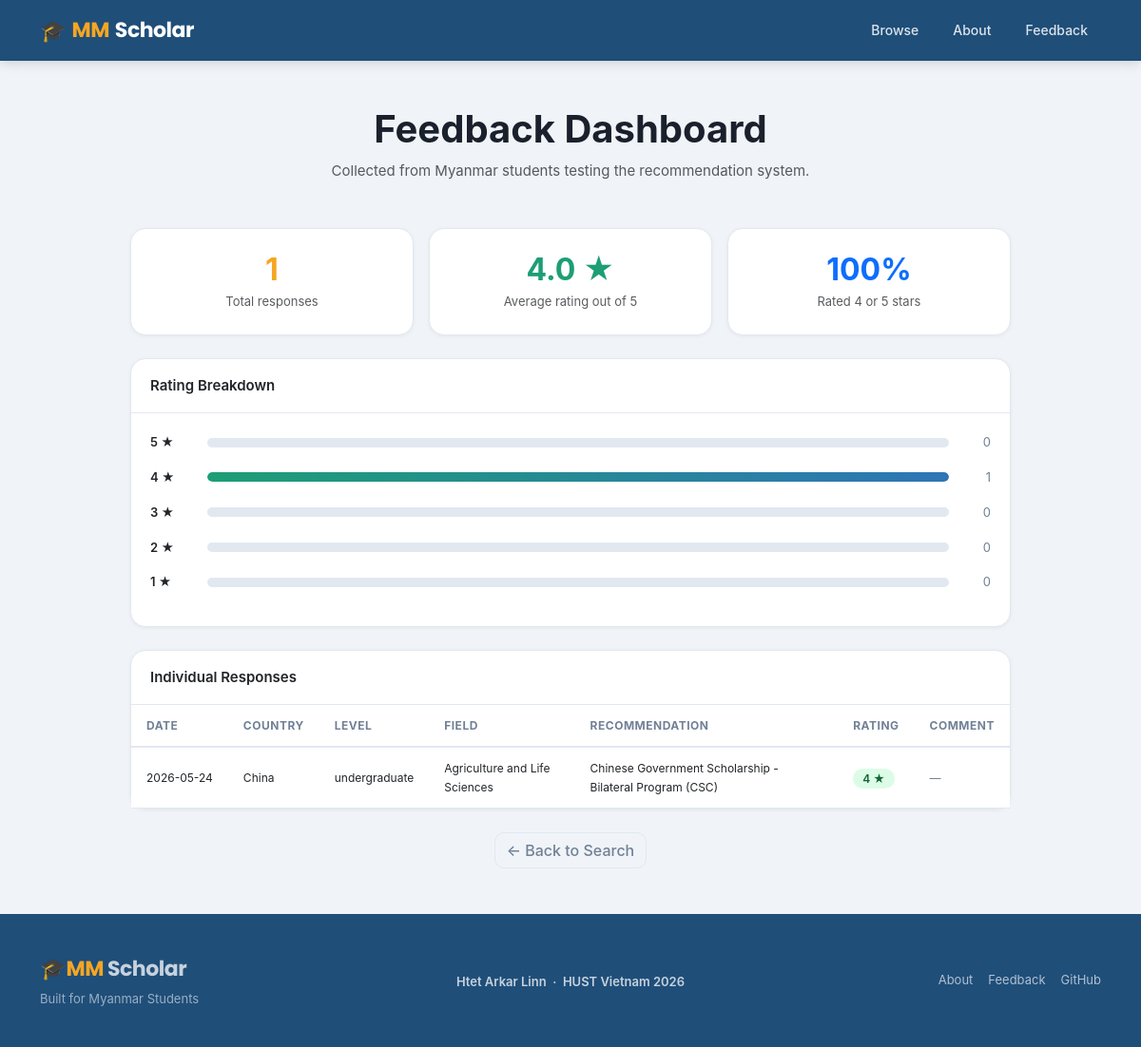
The page /feedback-results on the database as committed earlier.
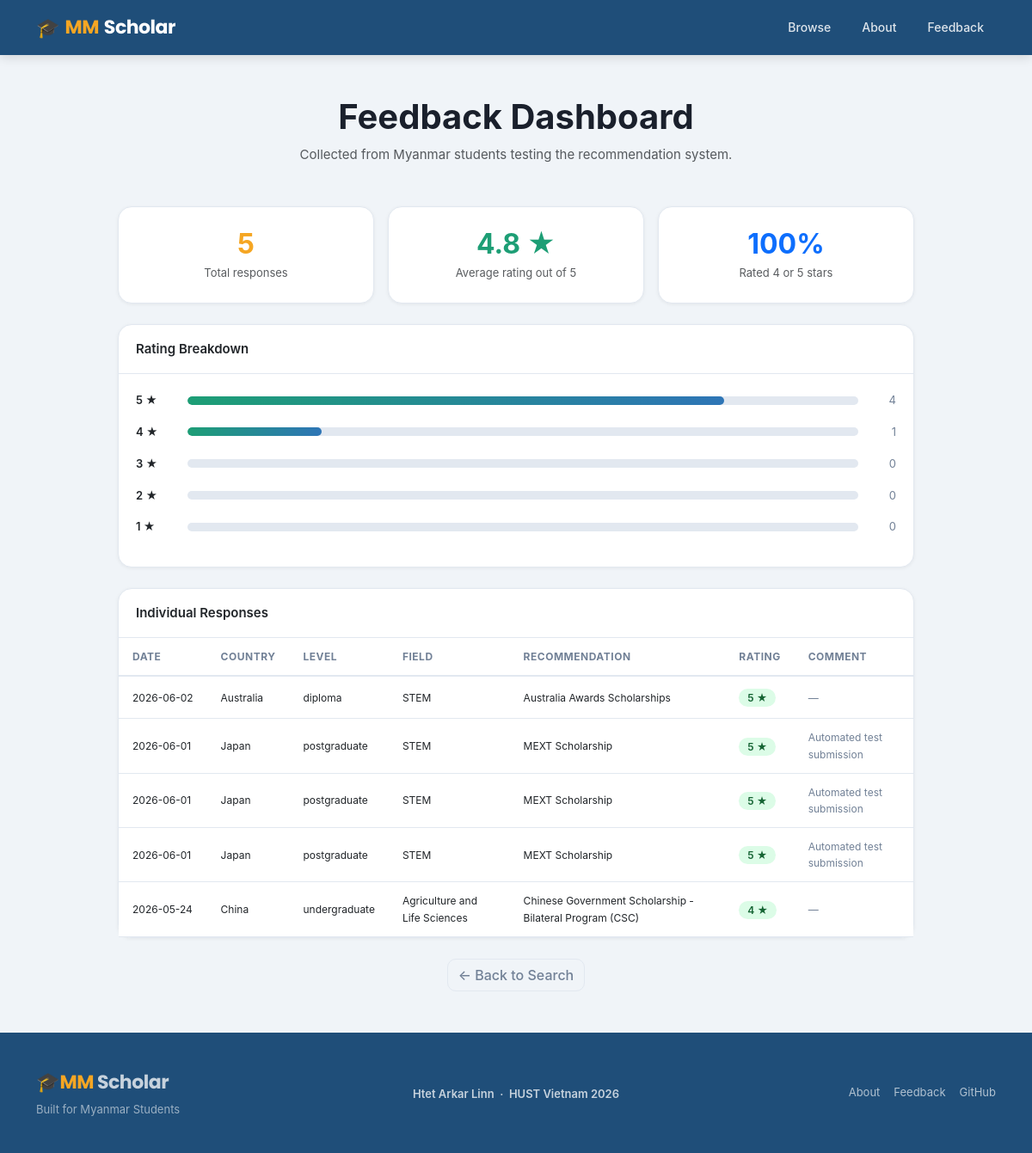
The same page on the database as committed later.
### tables this page shows
CREATE TABLE feedback (
            id              INTEGER PRIMARY KEY AUTOINCREMENT,
            timestamp       TEXT,
            country         TEXT,
            level           TEXT,
            field           TEXT,
            funding         TEXT,
            model_used      TEXT,
            recommendation  TEXT,
            rating          INTEGER,
            comment         TEXT
        );

### app.py (the view)
@app.route("/feedback-results")
def feedback_results():
    df = feedback_repo.get_recent(200)
    if df.empty:
        avg_rating, total, ratings = 0, 0, {1: 0, 2: 0, 3: 0, 4: 0, 5: 0}
    else:
        avg_rating = round(df["rating"].mean(), 2)
        total      = len(df)
        ratings    = df["rating"].value_counts().reindex([1, 2, 3, 4, 5], fill_value=0).to_dict()
    return render_template("feedback_results.html",
                           feedbacks=df.to_dict("records"),
                           avg_rating=avg_rating, total=total, ratings=ratings)

### repositories/feedback_repo.py (called while the page is built)
    def _conn():
        return sqlite3.connect(DB_PATH)

    def get_recent(self, limit: int = 200) -> pd.DataFrame:
        conn = _conn()
        df   = pd.read_sql(
            f"SELECT * FROM feedback ORDER BY timestamp DESC LIMIT {int(limit)}",
            conn,
        )
        conn.close()
        return df

### templates/feedback_results.html (shortened to what this page needs)
<!DOCTYPE html>
<html lang="en">
<head>
  <link href="https://cdn.jsdelivr.net/npm/bootstrap@5.3.0/dist/css/bootstrap.min.css" rel="stylesheet" />
  <link rel="stylesheet" href="{{ url_for('static', filename='style.css') }}" />
</head>
<body>
<nav class="navbar navbar-dark">
  <div class="container d-flex align-items-center justify-content-between">
    <a class="navbar-brand" href="/">
      <span class="logo-icon">🎓</span><span class="logo-mm">MM</span><span class="logo-scholar"> Scholar</span>
    </a>
    <div class="d-flex align-items-center gap-1">
      <a class="nav-link" href="/scholarships">Browse</a>
      <a class="nav-link" href="/about">About</a>
      <a class="nav-link" href="/feedback-results">Feedback</a>
    </div>
  </div>
</nav>
<div class="container py-5">
  <div class="row justify-content-center">
    <div class="col-lg-10">
      <div class="text-center mb-5">
        <h1 class="fw-bold">Feedback Dashboard</h1>
        <p class="text-muted">Collected from Myanmar students testing the recommendation system.</p>
      </div>
      <div class="row g-3 mb-4">
        <div class="col-md-4">
          <div class="card text-center">
            <div class="card-body py-4">
              <h2 class="fw-bold text-accent mb-1">{{ total }}</h2>
              <p class="text-muted mb-0" style="font-size:13px;">Total responses</p>
            </div>
          </div>
        </div>
        <div class="col-md-4">
          <div class="card text-center">
            <div class="card-body py-4">
              <h2 class="fw-bold mb-1" style="color:var(--success);">{{ avg_rating }} ★</h2>
              <p class="text-muted mb-0" style="font-size:13px;">Average rating out of 5</p>
            </div>
          </div>
        </div>
        <div class="col-md-4">
          <div class="card text-center">
            <div class="card-body py-4">
              <h2 class="fw-bold text-primary mb-1">
                {% if total > 0 %}
                  {{ ((ratings[4] + ratings[5]) / total * 100) | round(0) | int }}%
                {% else %}0%{% endif %}
              </h2>
              <p class="text-muted mb-0" style="font-size:13px;">Rated 4 or 5 stars</p>
            </div>
          </div>
        </div>
      </div>
      <div class="card mb-4">
        <div class="card-header">Rating Breakdown</div>
        <div class="card-body">
          {% for star in [5, 4, 3, 2, 1] %}
          <div class="d-flex align-items-center gap-3 mb-3">
            <span style="width:44px; font-size:13px; font-weight:600;">{{ star }} ★</span>
            <div class="progress flex-grow-1">
              <div class="progress-bar" style="width:{% if total > 0 %}{{ (ratings[star] / total * 100) | round(0) }}%{% else %}0%{% endif %}"></div>
            </div>
            <span style="width:28px; font-size:13px; text-align:right; color:var(--text-muted);">{{ ratings[star] }}</span>
          </div>
          {% endfor %}
        </div>
      </div>
      {% if feedbacks %}
      <div class="card">
        <div class="card-header">Individual Responses</div>
        <div class="card-body p-0">
          <div class="table-responsive">
            <table class="table mb-0">
              <thead>
                <tr>
                  <th>Date</th>
                  <th>Country</th>
                  <th>Level</th>
                  <th>Field</th>
                  <th>Recommendation</th>
                  <th>Rating</th>
                  <th>Comment</th>
                </tr>
              </thead>
              <tbody>
                {% for f in feedbacks %}
                <tr>
                  <td style="font-size:12px; white-space:nowrap;">{{ f.timestamp[:10] }}</td>
                  <td style="font-size:12px;">{{ f.country }}</td>
                  <td style="font-size:12px;">{{ f.level }}</td>
                  <td style="font-size:12px;">{{ f.field }}</td>
                  <td style="font-size:12px;">{{ f.recommendation }}</td>
                  <td>
                    <span class="
                      {% if f.rating >= 4 %}badge-funded
                      {% elif f.rating == 3 %}bg-secondary text-white rounded-pill px-2
                      {% else %}badge-partial{% endif %}"
                      style="font-size:12px; padding:3px 10px;">
                      {{ f.rating }} ★
                    </span>
                  </td>
                  <td style="font-size:12px; color:var(--text-muted);">{{ f.comment or "—" }}</td>
                </tr>
                {% endfor %}
              </tbody>
            </table>
          </div>
        </div>
      </div>
      {% endif %}
      <div class="text-center mt-4">
        <a href="/" class="btn btn-outline-secondary">← Back to Search</a>
      </div>
    </div>
  </div>
</div>
<footer class="site-footer">
  <div class="container">
    <div class="row align-items-center g-4">
      <div class="col-md-4">
        <div><span class="logo-icon">🎓</span><span class="logo-mm">MM</span><span class="logo-scholar" style="color:rgba(255,255,255,0.75);"> Scholar</span></div>
        <div class="site-footer-sub">Built for Myanmar Students</div>
      </div>
      <div class="col-md-4 text-center">
        <div class="site-footer-credit">Htet Arkar Linn &nbsp;·&nbsp; HUST Vietnam 2026</div>
      </div>
      <div class="col-md-4 text-md-end d-flex gap-3 justify-content-md-end">
        <a href="/about" class="site-footer-link">About</a>
        <a href="/feedback-results" class="site-footer-link">Feedback</a>
        <a href="https://github.com/htetarkarlinn/mm_scholar" target="_blank" class="site-footer-link">GitHub</a>
      </div>
    </div>
  </div>
</footer>
</body>
</html>

### static/style.css (style rules this page uses)
:root { --primary: #1F4E79; --primary-light:#2E75B6; --accent: #F5A623; --accent-dark: #D4881A; --success: #1D9E75; --danger: #E24B4A; --bg: #F0F4F8; --card-bg: #FFFFFF; --text: #1A202C; --text-muted: #718096; --border: #E2E8F0; --hero-grad: linear-gradient(135deg, #1F4E79 0%, #2E75B6 50%, #1D9E75 100%); --nav-height: 64px; }
*, *::before, *::after { box-sizing: border-box; margin: 0; padding: 0; }
body { background: var(--bg); color: var(--text); font-family: "Inter", "Segoe UI", system-ui, sans-serif; font-size: 15px; line-height: 1.6; min-height: 100vh; }
.navbar { background: var(--primary) !important; height: var(--nav-height); position: sticky; top: 0; z-index: 100; box-shadow: 0 2px 12px rgba(0,0,0,0.15); }
.navbar-brand { display: flex; align-items: center; gap: 6px; text-decoration: none; line-height: 1; }
.logo-icon { font-size: 22px; line-height: 1; }
.logo-mm { font-family: 'Poppins', 'Inter', sans-serif; font-weight: 700; font-size: 22px; color: var(--accent); letter-spacing: -0.5px; }
.logo-scholar { font-family: 'Poppins', 'Inter', sans-serif; font-weight: 700; font-size: 22px; color: white; letter-spacing: -0.5px; }
.navbar .nav-link { color: rgba(255,255,255,0.85) !important; font-size: 14px; font-weight: 500; padding: 6px 14px !important; border-radius: 6px; transition: background 0.2s, color 0.2s; margin-left: 4px; }
.card { background: var(--card-bg); border: 1px solid var(--border); border-radius: 16px; box-shadow: 0 1px 4px rgba(0,0,0,0.06); transition: box-shadow 0.2s; }
.card-header { background: transparent; border-bottom: 1px solid var(--border); padding: 16px 20px; font-weight: 600; font-size: 15px; border-radius: 16px 16px 0 0 !important; }
.card-body { padding: 20px; }
.btn-outline-secondary { border-radius: 10px; font-weight: 500; border-color: var(--border); color: var(--text-muted); }
.badge-funded { background: #DCFCE7; color: #166534; font-size: 12px; font-weight: 600; padding: 4px 12px; border-radius: 99px; }
.progress { background: var(--border); border-radius: 99px; height: 10px; overflow: hidden; }
.progress-bar { background: linear-gradient(90deg, var(--success), var(--primary-light)); border-radius: 99px; transition: width 0.6s ease; }
.table { color: var(--text); }
.table th { font-size: 12px; font-weight: 700; text-transform: uppercase; letter-spacing: 0.5px; color: var(--text-muted); border-bottom: 2px solid var(--border); padding: 12px 16px; }
.table td { padding: 12px 16px; border-bottom: 1px solid var(--border); vertical-align: middle; }
.site-footer { background: var(--primary); padding: 40px 0; }
.site-footer-sub { font-size: 13px; color: rgba(255,255,255,0.55); margin-top: 4px; }
.site-footer-credit { font-size: 13px; color: rgba(255,255,255,0.75); font-weight: 600; margin-top: 4px; }
.site-footer-link { font-size: 13px; color: rgba(255,255,255,0.65); text-decoration: none; transition: color 0.2s; }
.text-accent { color: var(--accent); }

Rows that differ between the two databases and show on the page:
added feedback: timestamp "2026-06-02", country "Australia", level "diploma", field "STEM", recommendation "Australia Awards Scholarships", rating "5", comment "—"
added feedback: timestamp "2026-06-01", country "Japan", level "postgraduate", field "STEM", recommendation "MEXT Scholarship", rating "5", comment "Automated test submission"
added feedback: timestamp "2026-06-01", country "Japan", level "postgraduate", field "STEM", recommendation "MEXT Scholarship", rating "5", comment "Automated test submission"
added feedback: timestamp "2026-06-01", country "Japan", level "postgraduate", field "STEM", recommendation "MEXT Scholarship", rating "5", comment "Automated test submission"
Other text that changed with them:
{{ total }}: "1" → "5"
{{ avg_rating }}: "4.0" → "4.8"
{{ (ratings[star] / total * 100) | round(0) }}: 100.0 → 20.0 (drawn)
new list line: "5 4"
list line gone: "5 0"
